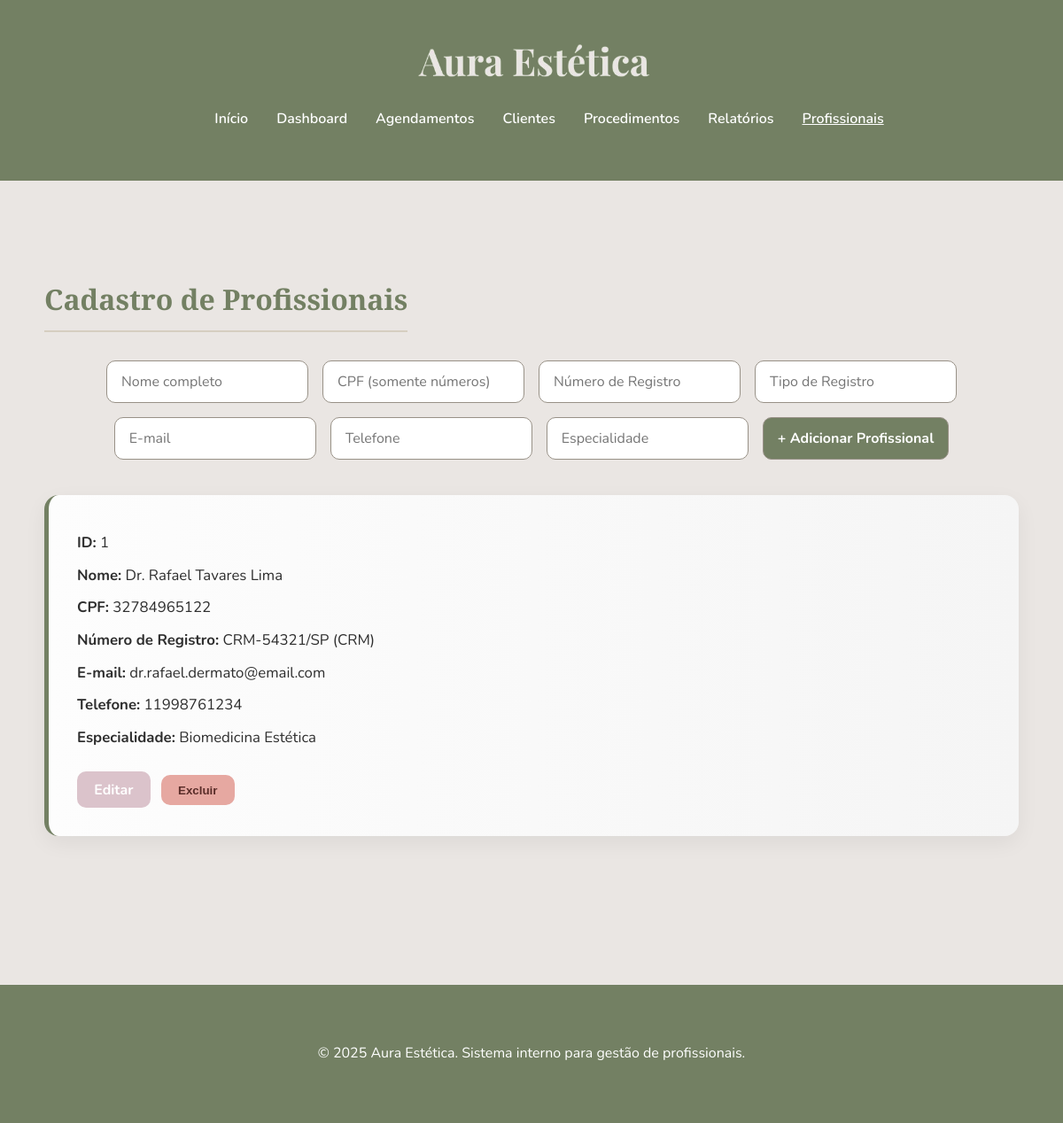
Screenshot of /profissionais with the database file from the repository.
### app.py (models this page shows)
class Profissional(db.Model):
    id = db.Column(db.Integer, primary_key=True)
    nome = db.Column(db.String(100), nullable=False)
    cpf = db.Column(db.String(11), nullable=False)
    numero_registro = db.Column(db.String(20), nullable=False)
    tipo_registro = db.Column(db.String(20), nullable=False)
    email = db.Column(db.String(100), nullable=False)
    telefone = db.Column(db.String(20), nullable=False)
    especialidade = db.Column(db.String(100), nullable=False)

### app.py (the view, shortened to what this page needs)
@app.route('/profissionais', methods=['GET', 'POST'])
def profissionais():
    return render_template('profissionais.html', profissionais=Profissional.query.all(), profissional_em_edicao=None)

### templates/profissionais.html (shortened to what this page needs)
<!DOCTYPE html>
<html lang="pt-br">
<head>
  <link rel="stylesheet" href="{{ url_for('static', filename='estilo/style.css') }}" />
</head>
<body>
  <header class="header">
    <div class="container header-flex">
      <div class="logo-container">
        <img src="{{ url_for('static', filename='img/logoAura.png') }}" alt="Logo Aura Estética" class="logo-img">
      </div>
      <nav class="nav">
        <ul>
          <li><a href="{{ url_for('inicio') }}">Início</a></li>
          <li><a href="{{ url_for('dashboard') }}">Dashboard</a></li>
          <li><a href="{{ url_for('agendamentos') }}">Agendamentos</a></li>
          <li><a href="{{ url_for('clientes') }}">Clientes</a></li>
          <li><a href="{{ url_for('procedimentos') }}">Procedimentos</a></li>
          <li><a href="{{ url_for('relatorios') }}">Relatórios</a></li>
          <li><a href="{{ url_for('profissionais') }}" class="active">Profissionais</a></li>
        </ul>
      </nav>
    </div>
  </header>
  <section class="section">
    <div class="container">
      <h2>Cadastro de Profissionais</h2>
      {% if not profissional_em_edicao %}
      <form method="POST" class="filter-form">
        <input type="text" name="nome" placeholder="Nome completo" required>
        <input type="text" name="cpf" placeholder="CPF (somente números)" required maxlength="11" pattern="\d{11}">
        <input type="text" name="numero_registro" placeholder="Número de Registro" required>
        <input type="text" name="tipo_registro" placeholder="Tipo de Registro" required>
        <input type="email" name="email" placeholder="E-mail" required>
        <input type="text" name="telefone" placeholder="Telefone" required>
        <input type="text" name="especialidade" placeholder="Especialidade" required>
        <button type="submit" class="btn-adicionar">+ Adicionar Profissional</button>
      </form>
      {% endif %}
      <div class="agendamentos-lista" style="margin-top: 2rem;">
        {% for p in profissionais %}
        <div class="agendamento">
          {% if profissional_em_edicao and profissional_em_edicao.id == p.id %}
          <form method="POST" action="{{ url_for('atualizar_profissional', id=p.id) }}">
            <input type="text" name="nome" value="{{ p.nome }}" required>
            <input type="text" name="cpf" value="{{ p.cpf }}" required maxlength="11" pattern="\d{11}">
            <input type="text" name="numero_registro" value="{{ p.numero_registro }}" required>
            <input type="text" name="tipo_registro" value="{{ p.tipo_registro }}" required>
            <input type="email" name="email" value="{{ p.email }}" required>
            <input type="text" name="telefone" value="{{ p.telefone }}" required>
            <input type="text" name="especialidade" value="{{ p.especialidade }}" required>
            <button type="submit" class="btn-adicionar">Salvar</button>
            <a href="{{ url_for('profissionais') }}" class="btn-cancelar">Cancelar</a>
          </form>
          {% else %}
          <p><strong>ID:</strong> {{ p.id }}</p>
          <p><strong>Nome:</strong> {{ p.nome }}</p>
          <p><strong>CPF:</strong> {{ p.cpf }}</p>
          <p><strong>Número de Registro:</strong> {{ p.numero_registro }} ({{ p.tipo_registro }})</p>
          <p><strong>E-mail:</strong> {{ p.email }}</p>
          <p><strong>Telefone:</strong> {{ p.telefone }}</p>
          <p><strong>Especialidade:</strong> {{ p.especialidade }}</p>
          <form action="{{ url_for('editar_profissional', id=p.id) }}" method="POST" style="display: inline;">
            <button type="submit" class="btn-editar">Editar</button>
          </form>
          <form action="{{ url_for('excluir_profissional', id=p.id) }}" method="POST" style="display: inline;" onsubmit="return confirm('Deseja realmente excluir este profissional?')">
            <button type="submit" class="btn-cancelar">Excluir</button>
          </form>
          {% endif %}
        </div>
        {% else %}
        <p>Nenhum profissional cadastrado ainda.</p>
        {% endfor %}
      </div>
    </div>
  </section>
  <footer class="footer">
    <div class="container">
      <p>&copy; 2025 Aura Estética. Sistema interno para gestão de profissionais.</p>
    </div>
  </footer>
</body>
</html>

### static/estilo/style.css (style rules this page uses)
:root { --verde-oliva: #738063; --rosa-claro: #DBC3CB; --rosado: #DCC3D4; --areia: #D6CEC0; --fundo-claro: #EAE6E3; --cinza-neutro: #989187; --texto-escuro: #2e2e2e; --branco: #ffffff; --sombra: rgba(0, 0, 0, 0.05); }
html, body { margin: 0; padding: 0; height: 100%; }
body { font-family: 'Nunito', sans-serif; background-color: var(--fundo-claro); color: var(--texto-escuro); line-height: 1.7; min-height: 100vh; display: flex; flex-direction: column; }
h1, h2, h3 { font-family: 'Playfair Display', serif; color: var(--verde-oliva); }
.container { max-width: 1100px; margin: auto; padding: 1rem; }
.header { background-color: var(--verde-oliva); color: var(--branco); padding: 2rem 0 1.5rem 0; text-align: center; }
.nav ul { list-style: none; display: flex; flex-wrap: wrap; justify-content: center; gap: 2rem; margin-top: 1rem; color: #D6CEC0; }
.nav a { text-decoration: none; color: var(--branco); font-weight: 600; transition: 0.3s; }
.nav a:hover, .nav .active { text-decoration: underline; }
.section { padding: 4rem 1rem; background-color: var(--fundo-claro); }
h2 { margin-bottom: 2rem; font-size: 2rem; text-align: center; border-bottom: 2px solid var(--areia); padding-bottom: 0.5rem; display: inline-block; }
.filter-form { display: flex; flex-wrap: wrap; gap: 1rem; margin-bottom: 2.5rem; justify-content: center; }
.filter-form input, .filter-form select, .filter-form button { padding: 0.75rem 1rem; border-radius: 10px; border: 1px solid var(--cinza-neutro); font-size: 1rem; font-family: 'Nunito', sans-serif; }
.filter-form button { background-color: var(--verde-oliva); color: var(--branco); font-weight: bold; cursor: pointer; transition: 0.3s; }
.agendamentos-lista { display: flex; flex-direction: column; gap: 1.5rem; }
.agendamento { background: linear-gradient(to right, #fdfdfd, #f5f5f5); border-left: 5px solid var(--verde-oliva); padding: 2rem; margin-bottom: 1.5rem; border-radius: 16px; box-shadow: 0 8px 24px rgba(0, 0, 0, 0.06); transition: transform 0.3s ease; }
.agendamento p { font-size: 1.05rem; margin: 0.5rem 0; }
.agendamento button { margin-top: 1rem; }
.btn-cancelar { background-color: #e6a8a1; color: #5a2d29; border: none; padding: 0.6rem 1.2rem; border-radius: 10px; font-weight: bold; cursor: pointer; transition: 0.3s; }
.btn-confirmar, .btn-adicionar, .btn-exportar { background-color: var(--rosa-claro); color: var(--branco); border: none; padding: 0.8rem 1.5rem; border-radius: 12px; cursor: pointer; font-weight: bold; transition: 0.3s; font-family: 'Nunito', sans-serif; }
.btn-editar { background-color: var(--rosa-claro); color: var(--branco); border: none; padding: 0.6rem 1.2rem; border-radius: 10px; font-weight: 700; cursor: pointer; transition: background-color 0.3s ease; font-family: 'Nunito', sans-serif; font-size: 1rem; text-decoration: none; display: inline-block; margin-right: 0.5rem; }
.footer { background-color: var(--verde-oliva); color: var(--branco); text-align: center; padding: 2rem 1rem; font-size: 1rem; margin-top: 4rem; font-family: 'Nunito', sans-serif; }
.logo-img { width: auto; height: 48px; object-fit: contain; background-color: transparent; border-radius: 0; }

### rows the page displays
Profissional: id "1", nome "Dr. Rafael Tavares Lima", cpf "32784965122", numero_registro "CRM-54321/SP", tipo_registro "CRM", email "dr.rafael.dermato@email.com", telefone "11998761234", especialidade "Biomedicina Estética"
